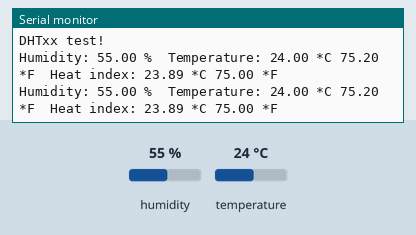
Bench run of a sketch on a simulated Arduino Uno, built with avr-gcc and run on an emulated ATmega328P. Shown: the last lines printed to the serial monitor. The inputs (shaded band) are chosen by the test bench; at power-on: humidity 55 %, temperature 24 °C.

Above: at 4.8 s.
4.9 s: humidity set to 22 %
At 6.4 s:
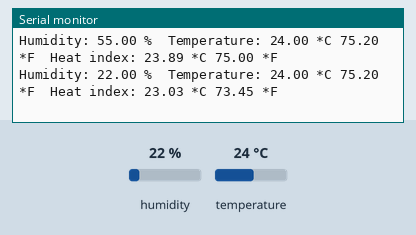
7.9 s: temperature set to 12 °C
At 9.4 s:
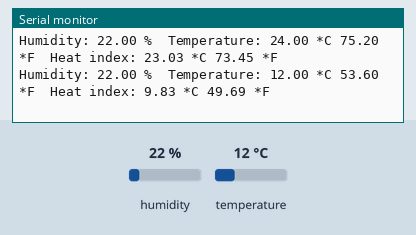
10.9 s: humidity set to 40 %
At 12.8 s:
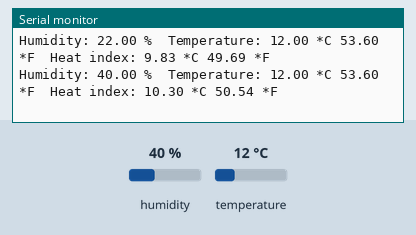
13.9 s: temperature set to 28 °C
At 14.6 s:
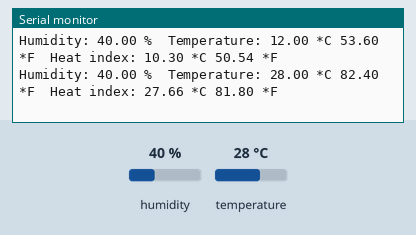
Timing chart, 0 to 16.9 s (numbered marks = the images above; inputs shaded):
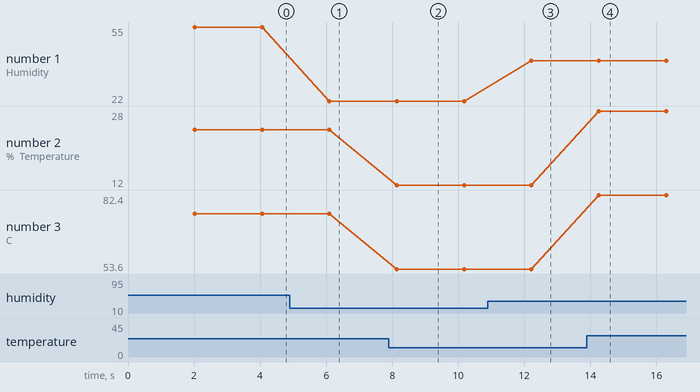

The sketch:

dhttester.ino
```cpp
// Пример тестового скетча для различных датчиков влажности/температуры DHT
// Автор: ladyada, общественное достояние

#include "DHT.h"
#include "dht11.h"

#define DHTPIN 2     // цифровой пин, к которому мы подключены

// Раскомментируйте любой тип, который вы используете!
#define DHTTYPE DHT11   // DHT 11
//define DHTTYPE DHT22   // DHT 22  (AM2302), AM2321
//#define DHTTYPE DHT21   // DHT 21 (AM2301)

// Подключаем контакт 1 (левый) датчика к +5В
// ПРИМЕЧАНИЕ. При использовании платы с логикой 3,3 В, такой как Arduino Due, подключите контакт 1
// до 3,3В вместо 5В!
// Подключите контакт 2 датчика к вашему DHTPIN
// Подключите контакт 4 (справа) датчика к ЗАЗЕМЛЕНИЮ
// Подключите резистор 10K от контакта 2 (данные) к контакту 1 (питание) датчика

// Инициализировать датчик DHT.
// Обратите внимание, что более ранние версии этой библиотеки принимали необязательный третий параметр для
// настроить тайминги для более быстрых процессоров. Этот параметр больше не нужен
// поскольку текущий алгоритм чтения DHT настраивается для работы с более быстрыми процессами.
DHT dht(DHTPIN, DHTTYPE);

void setup() {
  Serial.begin(9600);
  Serial.println("DHTxx test!");

  dht.begin();
}

void loop() {
// Подождите несколько секунд между измерениями.
  delay(2000);


// Чтение температуры или влажности занимает около 250 миллисекунд!
   // Показания датчика также могут быть «старыми» до 2 секунд (это очень медленный датчик)
  float h = dht.readHumidity();


// Чтение температуры в градусах Цельсия (по умолчанию)
  float t = dht.readTemperature();


// Чтение температуры в градусах Фаренгейта (isFahrenheit = true)
  float f = dht.readTemperature(true);


// Проверяем, не завершились ли какие-либо операции чтения, и выходим досрочно (чтобы повторить попытку).
  if (isnan(h) || isnan(t) || isnan(f)) {
    Serial.println("Failed to read from DHT sensor!");
    return;
  }


// Расчет теплового индекса в Фаренгейтах (по умолчанию)
  float hif = dht.computeHeatIndex(f, h);


// Расчет теплового индекса в градусах Цельсия (isFahreheit = false)
  float hic = dht.computeHeatIndex(t, h, false);


  Serial.print("Humidity: ");
  Serial.print(h);
  Serial.print(" %\t");
  Serial.print("Temperature: ");
  Serial.print(t);
  Serial.print(" *C ");
  Serial.print(f);
  Serial.print(" *F\t");
  Serial.print("Heat index: ");
  Serial.print(hic);
  Serial.print(" *C ");
  Serial.print(hif);
  Serial.println(" *F");
}
```

Measured:
- after the input at 4.9 s, the serial monitor: prints a new line after 1.2 s (image 1)
- after the input at 7.9 s, the serial monitor: prints a new line after 0.24 s (image 2)
- after the input at 10.9 s, the serial monitor: prints a new line after 1.3 s (image 3)
- after the input at 13.9 s, the serial monitor: prints a new line after 0.36 s (image 4)
- plotted number 1: 55 → 22 after the input at 4.9 s, 22 → 40 after the input at 10.9 s
- plotted number 2: 24 → 12 after the input at 7.9 s, 12 → 28 after the input at 13.9 s
- plotted number 3: 75.2 → 53.6 after the input at 7.9 s, 53.6 → 82.4 after the input at 13.9 s
